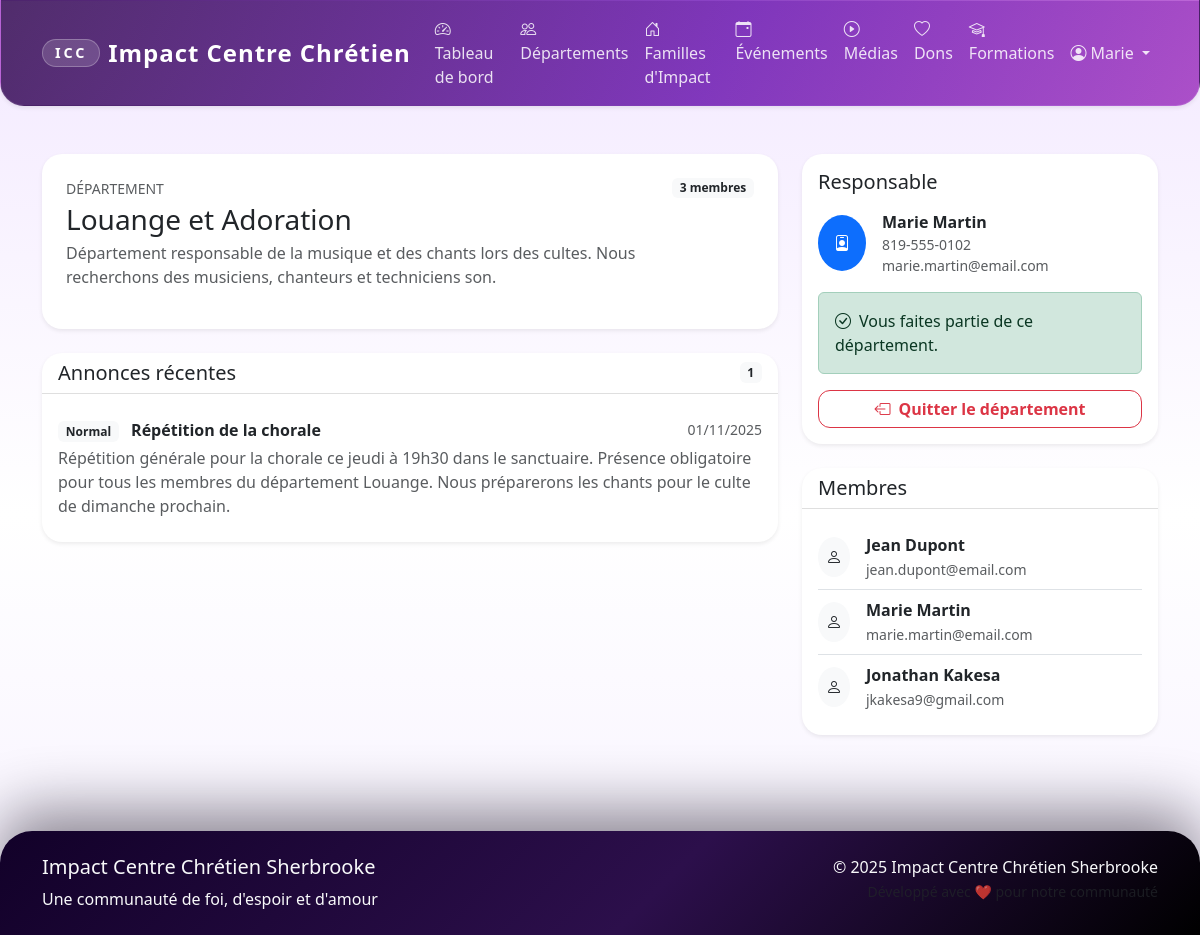
Page /departments/1 (signed in) on the committed database.
### app/models/user.py (models this page shows, shortened)
class User(UserMixin, db.Model):
    __tablename__ = 'users'
    id = db.Column(db.Integer, primary_key=True)
    email = db.Column(db.String(120), unique=True, nullable=False, index=True)
    password_hash = db.Column(db.String(255), nullable=False)
    first_name = db.Column(db.String(50), nullable=False)
    last_name = db.Column(db.String(50), nullable=False)
    phone = db.Column(db.String(20))
    address = db.Column(db.Text)
    birth_date = db.Column(db.Date)
    gender = db.Column(db.String(10))  # 'M', 'F', 'Autre'
    marital_status = db.Column(db.String(20))  # 'Célibataire', 'Marié(e)', 'Divorcé(e)', 'Veuf/Veuve'
    membership_status = db.Column(db.String(20), default='Nouveau')  # 'Nouveau', 'En formation', 'Baptisé', 'Membre officiel'
    church_role = db.Column(db.String(100))  # 'Choriste', 'Intercesseur', etc.
    role = db.Column(db.String(20), default='Membre')  # 'Admin', 'Responsable Département', 'Responsable Famille', 'Membre'
    is_active = db.Column(db.Boolean, default=True)
    created_at = db.Column(db.DateTime, default=datetime.utcnow)
    updated_at = db.Column(db.DateTime, default=datetime.utcnow, onupdate=datetime.utcnow)
    department_memberships = db.relationship('DepartmentMember', back_populates='user', cascade='all, delete-orphan')
    family_memberships = db.relationship('FamilyMember', back_populates='user', cascade='all, delete-orphan')
    event_participations = db.relationship('EventParticipant', back_populates='user', cascade='all, delete-orphan')
    donations = db.relationship('Donation', back_populates='user', cascade='all, delete-orphan')
    @property
    def full_name(self):
        return f"{self.first_name} {self.last_name}"
    def is_admin(self):
        return self.role == 'Admin'

### app/models/department.py (models this page shows, shortened)
class Department(db.Model):
    __tablename__ = 'departments'
    id = db.Column(db.Integer, primary_key=True)
    name = db.Column(db.String(100), nullable=False)
    description = db.Column(db.Text)
    responsible_id = db.Column(db.Integer, db.ForeignKey('users.id'))
    is_active = db.Column(db.Boolean, default=True)
    created_at = db.Column(db.DateTime, default=datetime.utcnow)
    responsible = db.relationship('User', backref='managed_departments')
    members = db.relationship('DepartmentMember', back_populates='department', cascade='all, delete-orphan')
    announcements = db.relationship('Announcement', back_populates='department', cascade='all, delete-orphan')

### app/models/announcement.py (models this page shows, shortened)
class Announcement(db.Model):
    __tablename__ = 'announcements'
    id = db.Column(db.Integer, primary_key=True)
    title = db.Column(db.String(200), nullable=False)
    content = db.Column(db.Text, nullable=False)
    announcement_type = db.Column(db.String(50), default='General')  # 'General', 'Department', 'Family'
    priority = db.Column(db.String(20), default='Normal')  # 'Low', 'Normal', 'High', 'Urgent'
    target_department_id = db.Column(db.Integer, db.ForeignKey('departments.id'))
    target_family_id = db.Column(db.Integer, db.ForeignKey('families_impact.id'))
    author_id = db.Column(db.Integer, db.ForeignKey('users.id'), nullable=False)
    publish_date = db.Column(db.DateTime, default=datetime.utcnow)
    expiry_date = db.Column(db.DateTime)
    is_active = db.Column(db.Boolean, default=True)
    is_pinned = db.Column(db.Boolean, default=False)
    created_at = db.Column(db.DateTime, default=datetime.utcnow)
    updated_at = db.Column(db.DateTime, default=datetime.utcnow, onupdate=datetime.utcnow)
    author = db.relationship('User', backref='announcements')
    department = db.relationship('Department', back_populates='announcements')
    family = db.relationship('FamilyImpact', back_populates='announcements')

### app/routes/departments.py (the view)
@departments_bp.route('/<int:department_id>')
@login_required
def detail(department_id):
    department = Department.query.get_or_404(department_id)
    is_member = any(dm.department_id == department_id and dm.is_active
                   for dm in current_user.department_memberships)
    is_responsible = department.responsible_id == current_user.id
    members = db.session.query(User).join(DepartmentMember).filter(
        DepartmentMember.department_id == department_id,
        DepartmentMember.is_active == True
    ).all()
    announcements = [ann for ann in department.announcements if ann.is_active]
    announcements.sort(key=lambda ann: (getattr(ann, 'is_pinned', False), ann.created_at), reverse=True)
    announcements = announcements[:5]
    return render_template('departments/detail.html',
                         department=department,
                         members=members,
                         announcements=announcements,
                         is_member=is_member,
                         is_responsible=is_responsible)

### app/templates/departments/detail.html (shortened to what this page needs)
{% extends "base.html" %}
{% block content %}
<div class="container py-4">
    <div class="row g-4">
        <div class="col-lg-8">
            <div class="card border-0 shadow-sm mb-4">
                <div class="card-body p-4">
                    <div class="d-flex justify-content-between align-items-start mb-3">
                        <div>
                            <p class="text-uppercase text-muted small mb-1">Département</p>
                            <h1 class="h3 mb-1">{{ department.name }}</h1>
                            <p class="text-muted mb-0">{{ department.description or "Aucune description fournie." }}</p>
                        </div>
                        <span class="badge bg-light text-dark">
                            {{ members|length }} membre{{ '' if members|length == 1 else 's' }}
                        </span>
                    </div>
                </div>
            </div>
            <div class="card border-0 shadow-sm">
                <div class="card-header bg-transparent d-flex justify-content-between align-items-center">
                    <h2 class="h5 mb-0">Annonces récentes</h2>
                    <span class="badge bg-light text-dark">{{ announcements|length }}</span>
                </div>
                <div class="card-body">
                    {% if announcements %}
                        <div class="list-group list-group-flush">
                            {% for announcement in announcements %}
                            <div class="list-group-item px-0">
                                <div class="d-flex justify-content-between align-items-center mb-1">
                                    <div>
                                        <span class="badge bg-light text-dark me-2">{{ announcement.priority }}</span>
                                        <strong>{{ announcement.title }}</strong>
                                    </div>
                                    <small class="text-muted">{{ announcement.created_at.strftime('%d/%m/%Y') }}</small>
                                </div>
                                <p class="mb-0 text-muted">{{ announcement.content }}</p>
                            </div>
                            {% endfor %}
                        </div>
                    {% else %}
                        <p class="text-muted mb-0">Aucune annonce pour ce département.</p>
                    {% endif %}
                </div>
            </div>
        </div>
        <div class="col-lg-4">
            <div class="card border-0 shadow-sm mb-4">
                <div class="card-body">
                    <h5 class="mb-3">Responsable</h5>
                    {% if department.responsible %}
                    <div class="d-flex align-items-center mb-3">
                        <div class="bg-primary text-white rounded-circle p-3 me-3">
                            <i class="bi bi-person-badge"></i>
                        </div>
                        <div>
                            <p class="mb-0 fw-semibold">{{ department.responsible.full_name }}</p>
                            {% if department.responsible.phone %}
                            <small class="d-block text-muted">{{ department.responsible.phone }}</small>
                            {% endif %}
                            {% if department.responsible.email %}
                            <small class="d-block text-muted">{{ department.responsible.email }}</small>
                            {% endif %}
                        </div>
                    </div>
                    {% else %}
                    <p class="text-muted">Aucun responsable assigné.</p>
                    {% endif %}
                    {% if is_member %}
                        <div class="alert alert-success">
                            <i class="bi bi-check-circle me-2"></i>Vous faites partie de ce département.
                        </div>
                        <form method="POST" action="{{ url_for('departments.leave', department_id=department.id) }}" onsubmit="return confirm('Quitter ce département ?');">
                            <button class="btn btn-outline-danger w-100" type="submit">
                                <i class="bi bi-box-arrow-left me-2"></i>Quitter le département
                            </button>
                        </form>
                    {% else %}
                        <form method="POST" action="{{ url_for('departments.join', department_id=department.id) }}">
                            <button class="btn btn-brand-gradient w-100" type="submit">
                                <i class="bi bi-person-plus me-2"></i>Rejoindre ce département
                            </button>
                        </form>
                    {% endif %}
                </div>
            </div>
            <div class="card border-0 shadow-sm">
                <div class="card-header bg-transparent">
                    <h5 class="mb-0">Membres</h5>
                </div>
                <div class="card-body">
                    {% if members %}
                    <ul class="list-group list-group-flush">
                        {% for member in members %}
                        <li class="list-group-item px-0 d-flex align-items-center">
                            <div class="bg-light rounded-circle p-2 me-3">
                                <i class="bi bi-person"></i>
                            </div>
                            <div>
                                <p class="mb-0 fw-semibold">{{ member.full_name }}</p>
                                <small class="text-muted">{{ member.email }}</small>
                            </div>
                        </li>
                        {% endfor %}
                    </ul>
                    {% else %}
                    <p class="text-muted mb-0">Aucun membre inscrit.</p>
                    {% endif %}
                </div>
            </div>
        </div>
    </div>
</div>
{% endblock %}

### app/templates/base.html (shortened to what this page needs)
<!DOCTYPE html>
<html lang="fr">
<head>
    <link href="https://cdn.jsdelivr.net/npm/bootstrap@5.3.2/dist/css/bootstrap.min.css" rel="stylesheet">
    <link href="https://cdn.jsdelivr.net/npm/bootstrap-icons@1.11.1/font/bootstrap-icons.css" rel="stylesheet">
    <link href="{{ url_for('static', filename='css/style.css') }}" rel="stylesheet">
</head>
<body>
    <nav class="navbar navbar-expand-lg navbar-dark icc-navbar shadow-sm">
        <div class="container">
            <a class="navbar-brand fw-bold d-flex align-items-center" href="{{ url_for('main.index') }}">
                <span class="brand-mark me-2">ICC</span>
                Impact Centre Chrétien
            </a>
            <div class="collapse navbar-collapse" id="navbarNav">
                <ul class="navbar-nav me-auto">
                    {% if current_user.is_authenticated %}
                        <li class="nav-item">
                            <a class="nav-link" href="{{ url_for('main.dashboard') }}">
                                <i class="bi bi-speedometer2 me-1"></i>Tableau de bord
                            </a>
                        </li>
                        <li class="nav-item">
                            <a class="nav-link" href="{{ url_for('departments.list') }}">
                                <i class="bi bi-people me-1"></i>Départements
                            </a>
                        </li>
                        <li class="nav-item">
                            <a class="nav-link" href="{{ url_for('families.list') }}">
                                <i class="bi bi-house-door me-1"></i>Familles d'Impact
                            </a>
                        </li>
                        <li class="nav-item">
                            <a class="nav-link" href="{{ url_for('events.list') }}">
                                <i class="bi bi-calendar-event me-1"></i>Événements
                            </a>
                        </li>
                        <li class="nav-item">
                            <a class="nav-link" href="{{ url_for('media.list') }}">
                                <i class="bi bi-play-circle me-1"></i>Médias
                            </a>
                        </li>
                        <li class="nav-item">
                            <a class="nav-link" href="{{ url_for('donations.donate') }}">
                                <i class="bi bi-heart me-1"></i>Dons
                            </a>
                        </li>
                        <li class="nav-item">
                            <a class="nav-link" href="{{ url_for('main.formations') }}">
                                <i class="bi bi-mortarboard me-1"></i>Formations
                            </a>
                        </li>
                    {% endif %}
                </ul>
                <ul class="navbar-nav">
                    {% if current_user.is_authenticated %}
                        <li class="nav-item dropdown">
                            <a class="nav-link dropdown-toggle" href="#" role="button" data-bs-toggle="dropdown">
                                <i class="bi bi-person-circle me-1"></i>{{ current_user.first_name }}
                            </a>
                        </li>
                    {% endif %}
                </ul>
            </div>
        </div>
    </nav>
    <main class="container-fluid py-4">
        {% block content %}{% endblock %}
    </main>
    <footer class="icc-footer text-light py-4 mt-5">
        <div class="container">
            <div class="row">
                <div class="col-md-6">
                    <h5>Impact Centre Chrétien Sherbrooke</h5>
                    <p class="mb-0">Une communauté de foi, d'espoir et d'amour</p>
                </div>
                <div class="col-md-6 text-md-end">
                    <p class="mb-0">&copy; {{ current_year() }} Impact Centre Chrétien Sherbrooke</p>
                    <small class="text-muted">Développé avec ❤️ pour notre communauté</small>
                </div>
            </div>
        </div>
    </footer>
</body>
</html>

### rows in the picture
User: first_name "Marie", responsible.full_name "Marie Martin", responsible.phone "819-555-0102", responsible.email "marie.martin@email.com", full_name "Marie Martin", email "marie.martin@email.com"
Department: name "Louange et Adoration", description "Département responsable de la musique et des chants lors des cultes. Nous recherchons des musiciens, chanteurs et techniciens son."
Announcement: priority "Normal", title "Répétition de la chorale", created_at "01/11/2025", content "Répétition générale pour la chorale ce jeudi à 19h30 dans le sanctuaire. Présence obligatoire pour tous les membres du département Louange. Nous préparerons les chants pour le culte de dimanche prochain."
User: full_name "Jean Dupont", email "jean.dupont@email.com"
User: full_name "Jonathan Kakesa", email "jkakesa9@gmail.com"

### other values in the picture
{{ members|length }} "3"
{{ '' if members|length == 1 else 's' }} "s"
{{ announcements|length }} "1"
{{ current_year() }} "2025"
